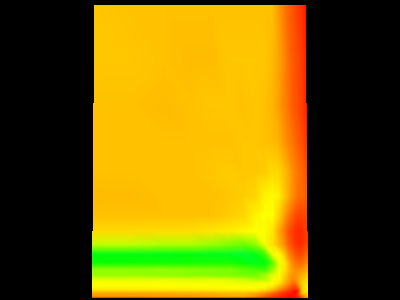

This chart was generated by the following Python code:
#!/usr/bin/env python

# Read Plot3D meta file with time steps and render a scalar plane.

import os

import vtkmodules.vtkInteractionStyle  # noqa: F401
import vtkmodules.vtkRenderingFreeType  # noqa: F401
import vtkmodules.vtkRenderingOpenGL2  # noqa: F401

from vtkmodules.vtkCommonExecutionModel import vtkStreamingDemandDrivenPipeline
from vtkmodules.vtkFiltersGeometry import vtkStructuredGridGeometryFilter
from vtkmodules.vtkIOParallel import vtkPlot3DMetaReader
from vtkmodules.vtkRenderingCore import (
    vtkActor,
    vtkCamera,
    vtkPolyDataMapper,
    vtkRenderWindow,
    vtkRenderWindowInteractor,
    vtkRenderer,
)

# Source
data_dir = os.environ.get("VPE_DATA_DIR", os.path.dirname(os.path.abspath(__file__)))

# Read Plot3D meta file
meta_reader = vtkPlot3DMetaReader()
meta_reader.SetFileName(os.path.join(data_dir, "test.p3d"))

meta_reader.UpdateInformation()
output_info = meta_reader.GetOutputInformation(0)
num_steps = output_info.Length(vtkStreamingDemandDrivenPipeline.TIME_STEPS())
assert num_steps == 2, f"Wrong number of time steps: {num_steps}, expected 2"

# Read at time step 3.5
output_info.Set(vtkStreamingDemandDrivenPipeline.UPDATE_TIME_STEP(), 3.5)
meta_reader.Update()

# Read at time step 4.5
output_info.Set(vtkStreamingDemandDrivenPipeline.UPDATE_TIME_STEP(), 4.5)
meta_reader.Update()

output = meta_reader.GetOutput().GetBlock(0)

# Extract plane
geometry_filter = vtkStructuredGridGeometryFilter()
geometry_filter.SetInputData(output)
geometry_filter.SetExtent(25, 25, 0, 100, 0, 100)

# Mapper
poly_mapper = vtkPolyDataMapper()
poly_mapper.SetInputConnection(geometry_filter.GetOutputPort())
poly_mapper.SetScalarRange(output.GetPointData().GetScalars().GetRange())

# Actor
plane_actor = vtkActor()
plane_actor.SetMapper(poly_mapper)

# Renderer
renderer = vtkRenderer()
renderer.AddActor(plane_actor)

# Render window
render_window = vtkRenderWindow()
render_window.AddRenderer(renderer)
render_window.SetWindowName("plot3d meta")
render_window.SetMultiSamples(0)
render_window.SetSize(400, 300)

# Interactor
interactor = vtkRenderWindowInteractor()
interactor.SetRenderWindow(render_window)

# Scene
camera = vtkCamera()
renderer.SetActiveCamera(camera)
camera.SetViewUp(0, 1, 0)
camera.SetFocalPoint(0, 0, 0)
camera.SetPosition(1, 0, 0)
renderer.ResetCamera()
camera.Dolly(1.25)
renderer.ResetCameraClippingRange()

interactor.Initialize()
interactor.Start()
